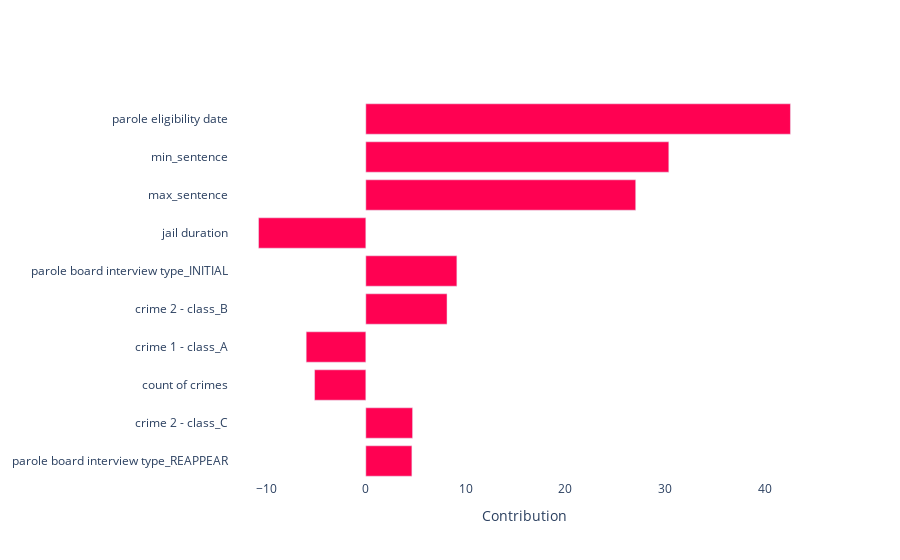

The code cell stored with this chart in its notebook:
### Code cell
import pandas as pd
from XPER.viz.Visualisation import visualizationClass as viz

labels = list(X_test.columns)

viz.bar_plot(XPER_values=XPER_values, X_test=pd.DataFrame(X_test), labels=labels, p=10 ,percentage=True)

### Figure 1 — Plotly figure (JSON) as saved in the notebook; plotly's stock layout.template omitted (floating-point values rounded to 4 significant figures)
{"data": [{"marker": {"color": [42.57, 30.37, 27.06, -10.75, 9.128, 8.141, -5.976, -5.136, 4.688, 4.618], "colorscale": [[0, "rgb(255, 1, 82)"], [1, "rgb(255, 1, 82)"]]}, "orientation": "h", "type": "bar", "x": [42.57, 30.37, 27.06, -10.75, 9.128, 8.141, -5.976, -5.136, 4.688, 4.618], "y": ["parole eligibility date", "min_sentence", "max_sentence", "jail duration", "parole board interview type_INITIAL", "crime 2 - class_B", "crime 1 - class_A", "count of crimes", "crime 2 - class_C", "parole board interview type_REAPPEAR"]}], "layout": {"plot_bgcolor": "white", "showlegend": false, "xaxis": {"title": {"text": "Contribution"}}, "yaxis": {"autorange": "reversed"}}}
